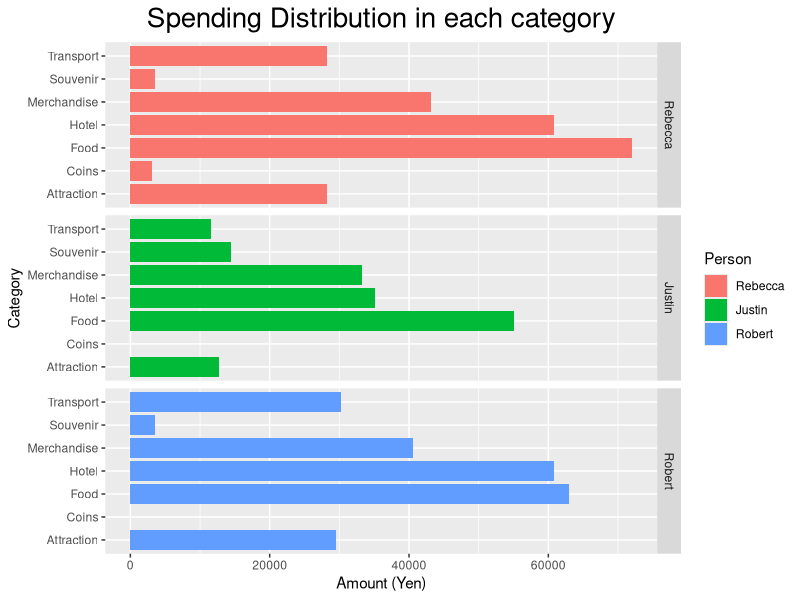
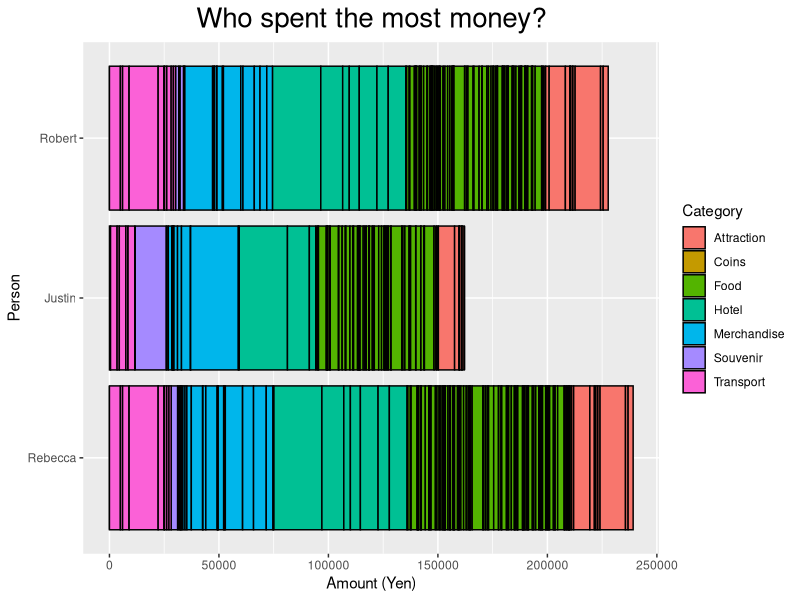
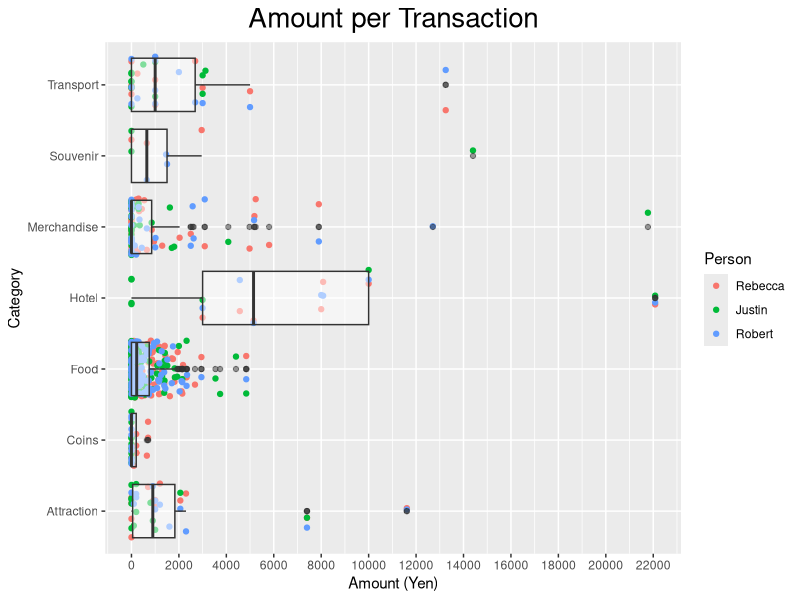

Recreate these plots in R, in order.
## ---- chunk 1
getwd()
df = read.csv("Japan trip.csv", header = TRUE)

## ---- chunk 2
str(df)
summary(df)
head(df, 10)
tail(df, 10)
## ---- chunk 3
library(zoo)
df$Date <- na.locf(df$Date)
head(df, 5)  
## ---- chunk 4
typeof(df$Date) 

#Need to create T/F vector for group of dates to apply, otherwise data type will change
G1 <- df$Date >= 28                    #For the month of March, from my arrival date
G2 <- df$Date < 10                     #For the month of April before the 10th.
G3 <- df$Date >=10 & df$Date <=15      #For the month of April until departure.

df$Date[G1] <- paste0("2018-03-", df$Date[G1])
df$Date[G2] <- paste0("2018-04-0", df$Date[G2])
df$Date[G3] <- paste0("2018-04-", df$Date[G3])

df$Date <- as.Date(df$Date)
head(df, 5)  
## ---- chunk 5
colnames(df)[colnames(df)=="Item.1"] <- "Category"
df$Category <- as.factor(df$Category)
is.factor(df$Category)
levels(df$Category)

## ---- chunk 6
fix_StartWith <-  c("aA", "cC", "fF", "hH", "mM", "sS", "tT")
fix_StartWith <- paste0("^[", fix_StartWith, "]") #To add the regex conditions
fix_ReplaceWith <- c("Attraction", "Coins", "Food", "Hotel", "Merchandise", "Souvenir", "Transport")

for (i in 1:7){
  levels(df$Category)[grepl(fix_StartWith[i], levels(df$Category))] <- fix_ReplaceWith[i]
}

  levels(df$Category)
## ---- chunk 7
df[4:6][is.na(df[4:6])] <- 0
## ---- chunk 8
write.csv(df, file = "Japan Trip Cleaned.csv")
## ---- chunk 9
library(ggplot2)
library(dplyr)
library(reshape2) #To make data flat
## ---- chunk 10
dfmelt <- melt(df, id.vars = c("Date", "Item", "Category"), 
               variable.name="Person", 
               value.name = "Amount") 
head(dfmelt)
## ---- chunk 11
ggplot(data=dfmelt, aes(x = Category, y = Amount)) +
   geom_col(aes(fill = Person)) + 
   coord_flip(xlim = NULL, ylim = NULL, expand = TRUE, clip = "on") +
   facet_grid(Person~.) +
   ggtitle("Spending Distribution in each category") +
   ylab("Amount (Yen)") +
   theme(
     plot.title = element_text(size = 20, hjust = 0.5)
   )

## ---- chunk 12
ggplot(data=dfmelt, aes(x = Person, y = Amount)) +
   geom_col(aes(fill = Category), colour = "black") + 
   coord_flip(xlim = NULL, ylim = NULL, expand = TRUE, clip = "on") +
   ggtitle("Who spent the most money?") +
   ylab("Amount (Yen)") +
   theme(
     plot.title = element_text(size = 20, hjust = 0.5)
   )

## ---- chunk 13
ggplot(data=dfmelt, aes(x = Category, y = Amount)) +
   geom_jitter(aes(colour = Person)) + 
   geom_boxplot(alpha = 0.5) +
   coord_flip(xlim = NULL, ylim = NULL, expand = TRUE, clip = "on") +
   ggtitle("Amount per Transaction") +
   ylab("Amount (Yen)") +
   scale_y_continuous(breaks = pretty(dfmelt$Amount, n = 10)) +
   theme(
     plot.title = element_text(size = 20, hjust = 0.5)
   )

